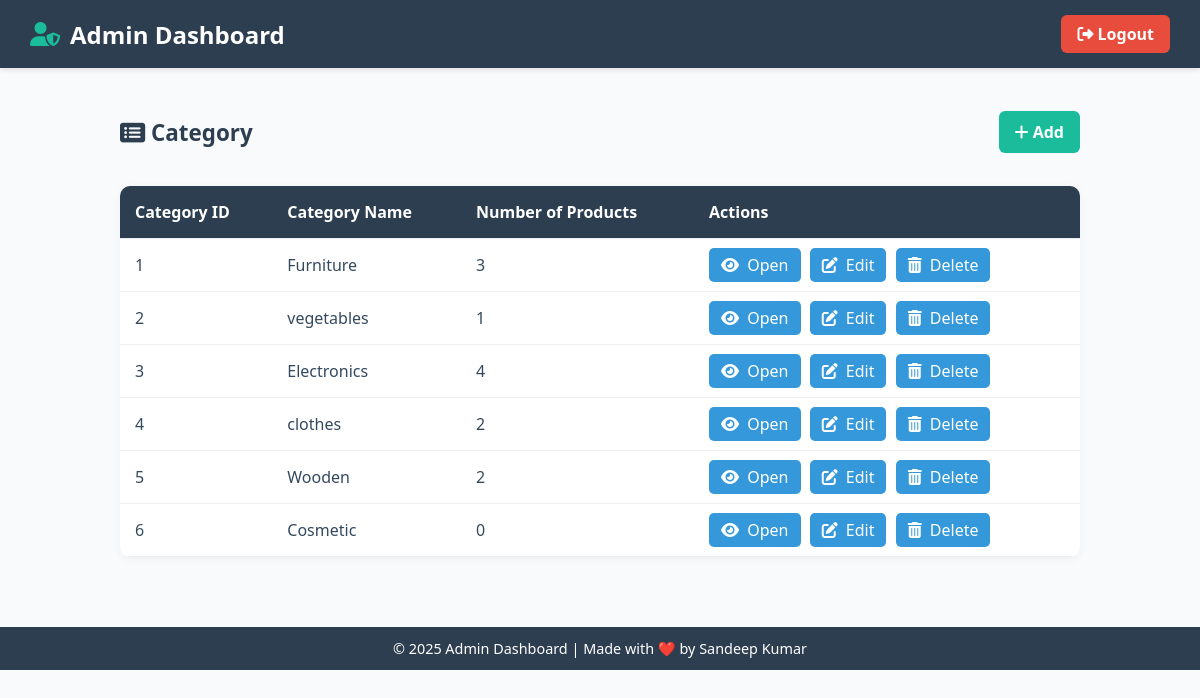
The page /admin (signed in) on the database its author committed.
### main.py (models this page shows)
class Category(db.Model):
    category_id = db.Column(db.Integer, primary_key=True)
    category_name = db.Column(db.String(70), nullable=False)
    products = db.relationship('Product', backref='category')

### main.py (the view)
@app.route('/admin')
def admin_page():
    if 'user_id' not in session:
        return render_template('not_login.html')
    user = User.query.filter_by(user_id=session['user_id']).first()
    if not user.is_admin:
        return render_template('not_admin.html')
    return render_template('admin.html',user=user,categories=Category.query.all())

### templates/admin.html (shortened to what this page needs)
<!DOCTYPE html>
<html lang="en">
<head>
  <link rel="stylesheet" href="https://cdnjs.cloudflare.com/ajax/libs/font-awesome/6.5.0/css/all.min.css"/>
</head>
<body>
  <div class="navbar">
    <h1><i class="fas fa-user-shield"></i> Admin Dashboard</h1>
    <a href="/logout" class="logout-link"><i class="fas fa-sign-out-alt"></i> Logout</a>
  </div>
  <div class="content">
    <div class="content-header">
      <h2><i class="fas fa-list-alt"></i> Category</h2>
      <a class="add-button" href="/add/category"><i class="fas fa-plus"></i> Add</a>
    </div>
    <table>
      <thead>
        <tr>
          <th>Category ID</th>
          <th>Category Name</th>
          <th>Number of Products</th>
          <th>Actions</th>
        </tr>
      </thead>
      <tbody>
        {% for category in categories %}
        <tr>
          <td>{{category.category_id}}</td>
          <td>{{category.category_name}}</td>
          <td>{{category.products|length}}</td>
          <td>
            <a href="/category/{{category.category_id}}/open" class="action-button"><i class="fas fa-eye"></i> Open</a>
            <a href="/category/{{category.category_id}}/edit" class="action-button"><i class="fas fa-edit"></i> Edit</a>
            <a href="/category/{{category.category_id}}/delete" class="action-button"><i class="fas fa-trash-alt"></i> Delete</a>
          </td>
        </tr>
        {% endfor %}
      </tbody>
    </table>
  </div>
  <footer>
    &copy; 2025 Admin Dashboard | Made with ❤️ by Sandeep Kumar
  </footer>
</body>
</html>

### templates/admin.html (style rules this page uses)
body { font-family: 'Segoe UI', Tahoma, Geneva, Verdana, sans-serif; margin: 0; background-color: #f9fafb; }
.navbar { background-color: #2c3e50; color: white; padding: 15px 30px; display: flex; justify-content: space-between; align-items: center; box-shadow: 0 2px 5px rgba(0,0,0,0.1); }
.navbar h1 { margin: 0; font-size: 1.5rem; display: flex; align-items: center; }
.navbar h1 i { margin-right: 10px; color: #1abc9c; }
.navbar a.logout-link { background-color: #e74c3c; padding: 8px 16px; border-radius: 6px; color: white; text-decoration: none; font-weight: bold; transition: background-color 0.3s ease; }
.content { padding: 30px 10%; }
.content-header { display: flex; justify-content: space-between; align-items: center; margin-bottom: 20px; }
.content-header h2 { color: #2c3e50; font-size: 1.4rem; }
.add-button { background-color: #1abc9c; color: white; padding: 10px 16px; border-radius: 6px; text-decoration: none; font-weight: bold; transition: background-color 0.3s ease; }
table { width: 100%; border-collapse: collapse; margin-top: 10px; background-color: #fff; box-shadow: 0 2px 10px rgba(0,0,0,0.05); border-radius: 10px; overflow: hidden; }
th, td { padding: 15px; text-align: left; border-bottom: 1px solid #eee; }
th { background-color: #2c3e50; color: white; }
td { color: #34495e; }
.action-button { background-color: #3498db; color: white; padding: 6px 12px; border-radius: 5px; text-decoration: none; margin-right: 5px; transition: background-color 0.2s ease; }
.action-button i { margin-right: 4px; }
footer { background-color: #2c3e50; color: white; text-align: center; padding: 12px 20px; margin-top: 40px; font-size: 0.9rem; }

### rows shown on the page
Category: category_id "1", category_name "Furniture", products|length "3"
Category: category_id "2", category_name "vegetables", products|length "1"
Category: category_id "3", category_name "Electronics", products|length "4"
Category: category_id "4", category_name "clothes", products|length "2"
Category: category_id "5", category_name "Wooden", products|length "2"
Category: category_id "6", category_name "Cosmetic", products|length "0"
